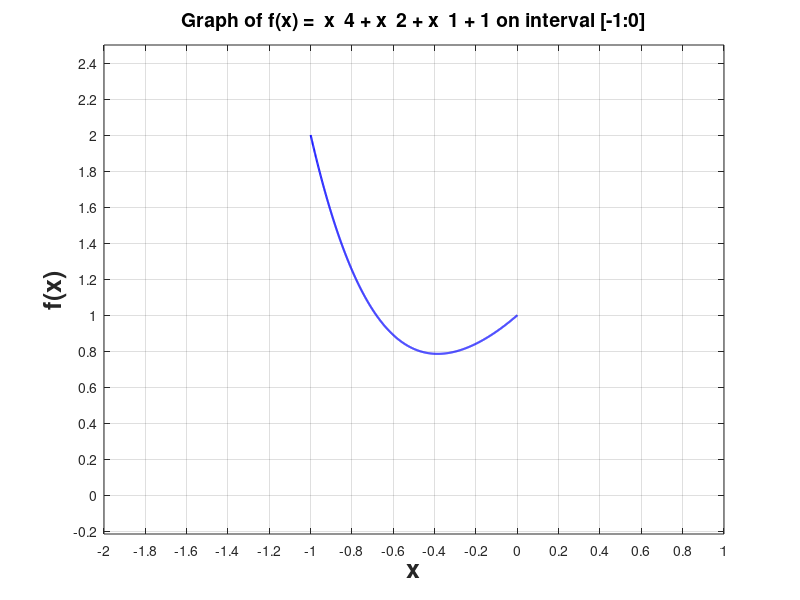

The MATLAB script that drew this image: (Note: this script raises an error after producing the figure.)
%clc;
%clear;

global DERIVATIVE_TYPE_DIFF;
global DERIVATIVE_TYPE_LEFT;
global DERIVATIVE_TYPE_RIGHT;
global DERIVATIVE_TYPE_CENTRAL;
global derivative_type;
global ddf;
global df;

global DERIVATIVE_PRECISION;
global FIRST_DERIVATIVE_COST;
global SECOND_DERIVATIVE_COST;

DERIVATIVE_TYPE_DIFF    = 0;
DERIVATIVE_TYPE_LEFT    = 1;
DERIVATIVE_TYPE_RIGHT   = 2;
DERIVATIVE_TYPE_CENTRAL = 3;

derivative_type = DERIVATIVE_TYPE_CENTRAL;

if derivative_type == DERIVATIVE_TYPE_DIFF
    FIRST_DERIVATIVE_COST = 1;
    SECOND_DERIVATIVE_COST = 1;
else
    FIRST_DERIVATIVE_COST = 2;
    SECOND_DERIVATIVE_COST = 3;
end

function [derivative_val] = calculate_left_derivative(f, x, h)
    derivative_val = (f(x) - f(x - h)) / h;
end

function [derivative_val] = calculate_right_derivative(f, x, h)
    derivative_val = (f(x + h) - f(x)) / h;
end

function [derivative_val] = calculate_central_derivative(f, x, h)
    derivative_val = (f(x + h) - f(x - h)) / (h * 2);
end

function [derivative_val] = calculate_second_derivative(f, x, h)
    derivative_val = (f(x + h) - (2*f(x)) + f(x - h)) / h^2;
end

function [derivative_val] = first_derivative(func, arg)
    global DERIVATIVE_TYPE_DIFF;
    global DERIVATIVE_TYPE_LEFT;
    global DERIVATIVE_TYPE_RIGHT;
    global DERIVATIVE_TYPE_CENTRAL;
    global derivative_type;
    global DERIVATIVE_PRECISION;
    global df;
    switch derivative_type
        case DERIVATIVE_TYPE_DIFF
            derivative_val = double(df(arg));
        case DERIVATIVE_TYPE_LEFT
            derivative_val = calculate_left_derivative(func, arg, DERIVATIVE_PRECISION);
        case DERIVATIVE_TYPE_RIGHT
            derivative_val = calculate_right_derivative(func, arg, DERIVATIVE_PRECISION);
        case DERIVATIVE_TYPE_CENTRAL
            derivative_val = calculate_central_derivative(func, arg, DERIVATIVE_PRECISION);
    end
end

function [derivative_val] = second_derivative(func, arg)
    global DERIVATIVE_TYPE_DIFF;
    global DERIVATIVE_TYPE_LEFT;
    global DERIVATIVE_TYPE_RIGHT;
    global DERIVATIVE_TYPE_CENTRAL;
    global derivative_type;
    global DERIVATIVE_PRECISION;
    global ddf;
    switch derivative_type
        case DERIVATIVE_TYPE_DIFF
            derivative_val = double(ddf(arg));
        case DERIVATIVE_TYPE_LEFT
            derivative_val = calculate_second_derivative(func, arg, DERIVATIVE_PRECISION);
        case DERIVATIVE_TYPE_RIGHT
            derivative_val = calculate_second_derivative(func, arg, DERIVATIVE_PRECISION);
        case DERIVATIVE_TYPE_CENTRAL
            derivative_val = calculate_second_derivative(func, arg, DERIVATIVE_PRECISION);
    end
end

function L = get_lipschitz_const(f, start, stop, precision)
    global df;
    func = @(x) -abs(df(x));
    [xL, L] = bruteforce(func, start, stop, precision);
end

function [xmin, fmin, func_calculations] = bruteforce(f, start, stop, precision)
    n = ceil((stop - start)/precision);
    arg = linspace(start, stop, n);
    y = f(arg);
    func_calculations = n;
    [fmin, ind] = min(y);
    xmin = arg(ind);
end

function [xmin, fmin, func_calculations] = digitwise(f, start, stop, precision, k)
    func_calculations = 0;
    delta = 1;
    x = start;
    direction = 1;
    yprev = 0;
    while delta > precision
        delta = delta / k;
        yprev = f(start);
        func_calculations = func_calculations + 1;
        x = x + delta*direction;
        y = f(x);
        func_calculations = func_calculations + 1;
        while y < yprev
            yprev = y;
            xprev = x;
            x = x + delta*direction;
            y = f(x);
            func_calculations = func_calculations + 1;
        end
        direction = direction * -1;
    end
    fmin = yprev;
    xmin = xprev;
end

function [xmin, fmin, func_calculations] = dichotomy(f, start, stop, target_precision)
    func_calculations = 0;
    d = 0.2*target_precision;
    achieved_precision = (stop - start) / 2;
    while achieved_precision > target_precision
        x1 = (start + stop - d) / 2;
        x2 = (start + stop + d) / 2;
        y1 = f(x1);
        y2 = f(x2);
        func_calculations = func_calculations + 2;
        if y1 <= y2
            stop = x2;
        else
            start = x1;
        end
        achieved_precision = (stop - start) / 2;
    end
    xmin = (stop + start) / 2;
    fmin = f(xmin);
    func_calculations = func_calculations + 1;
end

function [xmin, fmin, func_calculations] = goldenratio(f, start, stop, target_precision)
    tau = (sqrt(5) - 1) / 2;
    x1 = start + (1 - tau) * (stop - start);
    x2 = start + tau * (stop - start);
    y1 = f(x1);
    y2 = f(x2);
    func_calculations = 2;
    n = 0;
    achieved_precision = (stop - start) / 2 * tau^n;
    while achieved_precision > target_precision
        if y1 <= y2
            stop = x2;
            x2 = x1;
            x1 = start + stop - x2;
            y2 = y1;
            y1 = f(x1);
            func_calculations = func_calculations + 1;
        else
            start = x1;
            x1 = x2;
            x2 = start + stop - x1;
            y1 = y2;
            y2 = f(x2);
            func_calculations = func_calculations + 1;
        end
        n = n + 1;
        achieved_precision = achieved_precision * tau;
    end
    xmin = (x1 + x2) / 2;
    fmin = f(xmin);
    func_calculations = func_calculations + 1;
end

function [xmin, fmin, func_calculations] = parabolic(f, start, stop, target_precision)
    x1 = start;
    x2 = (start + stop) / 2;
    x3 = stop;
    f1 = f(x1);
    f2 = f(x2);
    f3 = f(x3);
    func_calculations = 3;
    while ~((f1 >= f2) && (f2 <= f3))
        if f1 > f3
            x2 = (x2 + x3) / 2;
        else
            x2 = (x1 + x2) / 2;
        end
        f2 = f(x2);
        func_calculations = func_calculations + 1;
    end
    xmin = x2;
    delta = target_precision + 1;

    while delta > target_precision
        a0 = f1;
        a1 = (f2 - f1)/(x2 - x1);
        a2 = 1/(x3 - x2) * (((f3-f1)/(x3-x1))-((f2-f1)/(x2-x1)));
        xminprev = xmin;
        xmin = 1/2*(x1 + x2 - a1/a2);
        fmin = f(xmin);
        func_calculations = func_calculations + 1;

        if xmin < x2
            if fmin >= f2
                x1 = xmin;
                f1 = fmin;
            else
                x1 = x2;
                f1 = f2;
                x2 = xmin;
                f2 = fmin;
            end
        else
            if fmin >= f2
                x3 = xmin;
                f3 = fmin;
            else
                x1 = x2;
                f1 = f2;
                x2 = xmin;
                f2 = fmin;
            end
        end
        delta = abs(xminprev - xmin);
    end
end

function [xmin, fmin, func_calculations] = middlepoint(func, start, stop, target_precision)
    global FIRST_DERIVATIVE_COST;
    func_calculations = 0;
    xmin = (stop + start) / 2;
    dfmin = first_derivative(func, xmin);
    func_calculations = func_calculations + FIRST_DERIVATIVE_COST;
    while abs(dfmin) > target_precision
        if dfmin > 0
            stop = xmin;
        else
            start = xmin;
        end
        xmin = (start + stop) / 2;
        dfmin = first_derivative(func, xmin);
        func_calculations = func_calculations + FIRST_DERIVATIVE_COST;
    end
    fmin = func(xmin);
    func_calculations = func_calculations + 1;
end

function [xmin, fmin, func_calculations] = chord(func, start, stop, target_precision)
    global FIRST_DERIVATIVE_COST;
    func_calculations = 0;
    dfa = first_derivative(func, start);
    dfb = first_derivative(func, stop);
    xmin = start - (dfa / (dfa - dfb)) * (start - stop);
    dfmin = first_derivative(func, xmin);
    func_calculations = func_calculations + FIRST_DERIVATIVE_COST * 3;
    while abs(dfmin) > target_precision
        if dfmin > 0
            stop = xmin;
            dfb = dfmin;
        else
            start = xmin;
            dfa = dfmin;
        end
        xmin = start - (dfa / (dfa - dfb)) * (start - stop);
        dfmin = first_derivative(func, xmin);
        func_calculations = func_calculations + FIRST_DERIVATIVE_COST;
    end
    fmin = func(xmin);
    func_calculations = func_calculations + 1;
end

function [xmin, fmin, func_calculations] = Newton(func, start, target_precision)
    global FIRST_DERIVATIVE_COST;
    global SECOND_DERIVATIVE_COST;
    func_calculations = 0;
    xmin = start;
    dfmin = first_derivative(func, xmin);
    ddfmin = second_derivative(func, xmin);
    func_calculations = func_calculations + FIRST_DERIVATIVE_COST + SECOND_DERIVATIVE_COST;
    step = abs(dfmin/ddfmin);
    while abs(dfmin) > target_precision
        xmin = xmin - dfmin/ddfmin;
        prevstep = step;
        step = abs(dfmin/ddfmin);
        if (step - prevstep) > 0
            xmin = Inf;
            break
        end 
        dfmin = first_derivative(func, xmin);
        ddfmin = second_derivative(func, xmin);
        func_calculations = func_calculations + FIRST_DERIVATIVE_COST + SECOND_DERIVATIVE_COST;
    end
    fmin = func(xmin);
    func_calculations = func_calculations + 1;
end

function [xmin, fmin, func_calculations] = Newton_Raphson(func, start, target_precision)
    global FIRST_DERIVATIVE_COST;
    global SECOND_DERIVATIVE_COST;
    func_calculations = 0;
    xmin = start;
    dfmin = first_derivative(func, xmin);
    ddfmin = second_derivative(func, xmin);
    func_calculations = func_calculations + FIRST_DERIVATIVE_COST + SECOND_DERIVATIVE_COST;
    step = abs(dfmin/ddfmin);
    while abs(dfmin) > target_precision
        xrude = xmin - dfmin/ddfmin;
        dfxrude = first_derivative(func, xrude);
        func_calculations = func_calculations + FIRST_DERIVATIVE_COST;
        tau = dfmin^2 / (dfmin^2 + dfxrude^2);
        xmin = xmin - dfmin/ddfmin * tau;
        prevstep = step;
        step = abs(dfmin/ddfmin);
        if (step - prevstep) > 0
            xmin = Inf;
            break
        end 
        dfmin = first_derivative(func, xmin);
        ddfmin = second_derivative(func, xmin);
        func_calculations = func_calculations + FIRST_DERIVATIVE_COST + SECOND_DERIVATIVE_COST;
    end
    fmin = func(xmin);
    func_calculations = func_calculations + 1;
end

function [xmin, fmin, func_calculations] = Marquardt(func, start, target_precision)
    global FIRST_DERIVATIVE_COST;
    global SECOND_DERIVATIVE_COST;
    func_calculations = 0;
    xmin = start;
    dfmin = first_derivative(func, xmin);
    ddfmin = second_derivative(func, xmin);
    func_calculations = func_calculations + FIRST_DERIVATIVE_COST + SECOND_DERIVATIVE_COST;
    step = abs(dfmin/ddfmin);
    mu = ddfmin * 10;
    fx = func(xmin);
    func_calculations = func_calculations + 1;
    while abs(dfmin) > target_precision
        xmin = xmin - dfmin/(ddfmin + mu);
        fxnew = func(xmin);
        func_calculations = func_calculations + 1;
        if fx > fxnew
            mu = mu / 2;
        else
            mu = mu * 2;
        end
        fx = fxnew;
        prevstep = step;
        step = abs(dfmin/ddfmin);
        if (step - prevstep) > 0
            xmin = Inf;
            break
        end 
        dfmin = first_derivative(func, xmin);
        ddfmin = second_derivative(func, xmin);
        func_calculations = func_calculations + FIRST_DERIVATIVE_COST + SECOND_DERIVATIVE_COST;
    end
    fmin = func(xmin);
    func_calculations = func_calculations + 1;
end

function [range_start, range_end] = FindConvergenceInterval(f, start, minimizingFunc, target_precision)
    
    prevapprox = start;
    newapprox = -100;
    while(abs(prevapprox - newapprox) > target_precision)
        [x, y] = minimizingFunc(f, newapprox, target_precision);
        if abs(x) < 1e-2
            prevapprox = newapprox;
            newapprox = newapprox * 2;
        else
            newapprox = (newapprox + prevapprox) / 2;
        end
    end
    range_start = prevapprox;

    prevapprox = start;
    newapprox = 100;
    while(abs(prevapprox - newapprox) > target_precision)
        [x, y] = minimizingFunc(f, newapprox, target_precision);
        if abs(x) < 1e-2
            prevapprox = newapprox;
            newapprox = newapprox * 2;
        else
            newapprox = (newapprox + prevapprox) / 2;
        end
    end
    range_end = prevapprox;
end

function [xmin, fmin, func_calculations] = Polyline(func, start, stop, target_precision)
    L = abs(double(get_lipschitz_const(func, start, stop, target_precision))) - 1;
    f_a = func(start);
    f_b = func(stop);
    func_calculations = 2;
    x = (f_a - f_b + L*(start + stop)) / (2*L);
    y = (f_a + f_b + L*(start - stop)) / 2;
    x_p_arr = [[x, y]];
    delta_y = target_precision + 1;
    while delta_y > target_precision
        [p, i] = min(x_p_arr(:,2));
        x = x_p_arr(i,1);
        y = func(x);
        func_calculations = func_calculations + 1;
        delta_x = (y - p) / (2*L);
        delta_y = delta_x * (2*L);
        x1 = x - delta_x;
        x2 = x + delta_x;
        p = (y + p) / 2;
        x_p_arr = [x_p_arr(1:i - 1,:); [x1, p]; [x2, p]; x_p_arr(i + 1:end,:)];
    end
    xmin = x;
    fmin = y;
end

function plotSingleFunction(f, start, stop)
    % Create x values symmetric around zero
    x = linspace(start, stop, 1000);
    y = f(x);
    step = 0.2;
    % Create figure and plot
    figure;
    plot(x, y, 'b-', 'LineWidth', 1.5);
    
    % Axis labels with formatting
    xlabel('x', 'FontSize', 18, 'FontWeight', 'bold');
    ylabel('f(x)', 'FontSize', 18, 'FontWeight', 'bold');
    functext = func2str(f);
    functext = erase(functext, '.');
    titletext = sprintf('Graph of f(x) = %s on interval [%d:%d]', functext(5:end), start, stop);
    title(titletext, 'FontSize', 14);
    
    % Set axis limits to include origin
    xlim([start-1, stop+1]);
    ylim([min(y)-1, max(y)+0.5]);
    
    % Configure axis divisions (price delenia)
    xticks(start-1:step:stop+1);
    yticks(floor(min(y)-1):step:ceil(max(y)+0.5));
    
    % Emphasize axes
    grid on;
    ax = gca;
    ax.GridLineStyle = '--';
    ax.GridAlpha = 0.3;
    
    % Highlight the coordinate origin
    hold on;
    plot(0, 0, 'ro', 'MarkerSize', 8, 'MarkerFaceColor', 'black');
    
    % Emphasize x and y axes with thicker lines
    xl = xlim;
    yl = ylim;
    line(xl, [0, 0], 'Color', 'k', 'LineWidth', 1.2); % x-axis
    line([0, 0], yl, 'Color', 'k', 'LineWidth', 1.2); % y-axis
    
    hold off;
end

function plotTableFunctionsLogLog(funcNames, tableData, xLimits, yLimits)
    % tableData: table where first column is x-values, subsequent columns are y-values
    % xLimits: [xmin, xmax] for x-axis limits
    % yLimits: [ymin, ymax] for y-axis limits
    
    % Extract x and y data
    x = tableData(:, 1); % First column as x-values
    
    figure;
    hold on;
    
    % Plot each function (each column after the first)
    numFunctions = size(tableData, 2) - 1;
    colors = lines(numFunctions); % Different colors for each function
    styles = ['o', '+', '*', 'x', 'square', '^', 'v', ">", "<", "pentagram", "hexagram"];
    
    for i = 1:numFunctions
        y = tableData(:, i+1); % Subsequent columns as y-values
        
        % Create log-log plot using set(gca) method :cite[2]
        plot(x, y, sprintf('-%s', styles(i)), 'LineWidth', 1.5, 'Color', colors(i, :), ...
             'DisplayName', sprintf('%s', funcNames(i+1)));
    end
    
    % Set logarithmic scale for both axes
    %xscale log;
    %yscale log;
    
    % Set axis limits if provided
    if exist('xLimits', 'var') && ~isempty(xLimits)
        xlim(xLimits);
    end
    if exist('yLimits', 'var') && ~isempty(yLimits)
        ylim(yLimits);
    end
    
    % Labels and formatting
    xlabel('Precision', 'FontSize', 18, 'FontWeight', 'bold');
    ylabel('Function calculations', 'FontSize', 18, 'FontWeight', 'bold');
    title('Algorithms speed', 'FontSize', 14);
    
    legend('show', 'Location', 'best');
    grid on;
    
    hold off;
end

target_precision = 0.000001;
DERIVATIVE_PRECISION = target_precision;
start = -1;
stop = 0;
f = @(x) x.^4 + x.^2 + x.^1 + 1;
plotSingleFunction(f, start, stop);
syms func(x);
func(x) = f;
df = matlabFunction(diff(func, x));
ddf = matlabFunction(diff(func, x, 2));
% Names = ["precision", "bruteforce", "digitiwise", "dichotomy", "golden ratio", "parabolic", "middle point", "chords", "Newton", "Newton-Raphson", "Marquardt"];
% %Names = ["precision", "middle point", "chords", "Newton", "Newton-Raphson", "Marquardt"];
% N = [];
% min_pow = -9;
% max_pow = -1;
% for i = min_pow:max_pow
%     target_precision = 10^(i);
%     [x, y, Nbrute] = bruteforce(f, start, stop, target_precision);
%     [x, y, Ndigit] = digitwise(f, start, stop, target_precision);
%     [x, y, Ndich] = dichotomy(f, start, stop, target_precision);
%     [x, y, Ngold] = goldenratio(f, start, stop, target_precision);
%     [x, y, Nparab] = parabolic(f, start, stop, target_precision);
%     [x, y, Nmid] = middlepoint(f, start, stop, target_precision);
%     [x, y, Nchord] = chord(f, start, stop, target_precision);
%     [x, y, Nnewt] = Newton(f, (start + stop) / 2, target_precision);
%     [x, y, Nnr] = Newton_Raphson(f, (start + stop) / 2, target_precision);
%     [x, y, Nmarq] = Marquardt(f, (start + stop) / 2, target_precision);
% 
%     N = [N;[target_precision, Nbrute, Ndigit, Ndich, Ngold, Nparab, Nmid, Nchord, Nnewt, Nnr, Nmarq]];
%     %N = [N;[target_precision, Nmid, Nchord, Nnewt, Nnr, Nmarq]];
% end
% %plotTableFunctionsLogLog(Names, N, [10^(min_pow), 10^(max_pow)], [0, 10^9])
% plotTableFunctionsLogLog(Names, N, [10^(min_pow), 10^(max_pow)], [1, 80])

N = [];
Names = ["k", "digitwise"];
target_precision = 1e-6;
start_k = 2;
stop_k = 10;
for k = start_k:stop_k
    %Names = [Names, sprintf("k = %d", k)];
    [x, y, Ndigit] = digitwise(f, start, stop, target_precision, k);
    N = [N;[k, Ndigit]];
end
plotTableFunctionsLogLog(Names, N, [start_k, stop_k], [1, 160])

f = @(x) x .* atan(x) - 1/2 * log(1 + x.^2);
plotSingleFunction(f, -4, 4);
syms func(x);
func(x) = f;
df = matlabFunction(diff(func, x));
ddf = matlabFunction(diff(func, x, 2));
target_precision = 0.001;
%[range_start, range_end] = FindConvergenceInterval(f, 0, @Newton, target_precision);
%[range_start, range_end] = FindConvergenceInterval(f, 0, @Newton_Raphson, target_precision);
%[range_start, range_end] = FindConvergenceInterval(f, 0, @Marquardt, target_precision);

f = @(x) cos(x)./(x.^2);
start = 1;
stop = 12;
plotSingleFunction(f, start, stop);
syms func(x);
func(x) = f;
df = matlabFunction(diff(func, x));
ddf = matlabFunction(diff(func, x, 2));
L = abs(double(get_lipschitz_const(f, start, stop, 0.000001))) + 1
N1 = [];
for i = 1:7
    target_precision = 10^(-i);
    n = ceil(L * (stop - start) / (target_precision * 2));
    %[x, y, Nbrute] = bruteforce(f, start, stop, target_precision);
    arg = linspace(start, stop, n);
    y = f(arg);
    [fmin, ind] = min(y);
    xmin = arg(ind);
    N1 = [N1 n];
end
N2 = [];
for i = 1:7
    target_precision = 10^(-i);
    [x, y, Npoly] = Polyline(f, start, stop, target_precision)
    N2 = [N2 Npoly];
end
N = [N1;N2]

f = @(x) 1/10 .* x + 2.*sin(4.*x);
start = 0;
stop = 4;
plotSingleFunction(f, start, stop);
syms func(x);
func(x) = f;
df = matlabFunction(diff(func, x));
ddf = matlabFunction(diff(func, x, 2));
L = abs(double(get_lipschitz_const(f, start, stop, 0.000001))) + 1
N1 = [];
for i = 1:7
    target_precision = 10^(-i);
    n = ceil(L * (stop - start) / (target_precision * 2));
    %[x, y, Nbrute] = bruteforce(f, start, stop, target_precision);
    arg = linspace(start, stop, n);
    y = f(arg);
    [fmin, ind] = min(y);
    xmin = arg(ind);
    N1 = [N1 n];
end
N2 = [];
for i = 1:7
    target_precision = 10^(-i);
    [x, y, Npoly] = Polyline(f, start, stop, target_precision)
    N2 = [N2 Npoly];
end
N = [N1;N2]